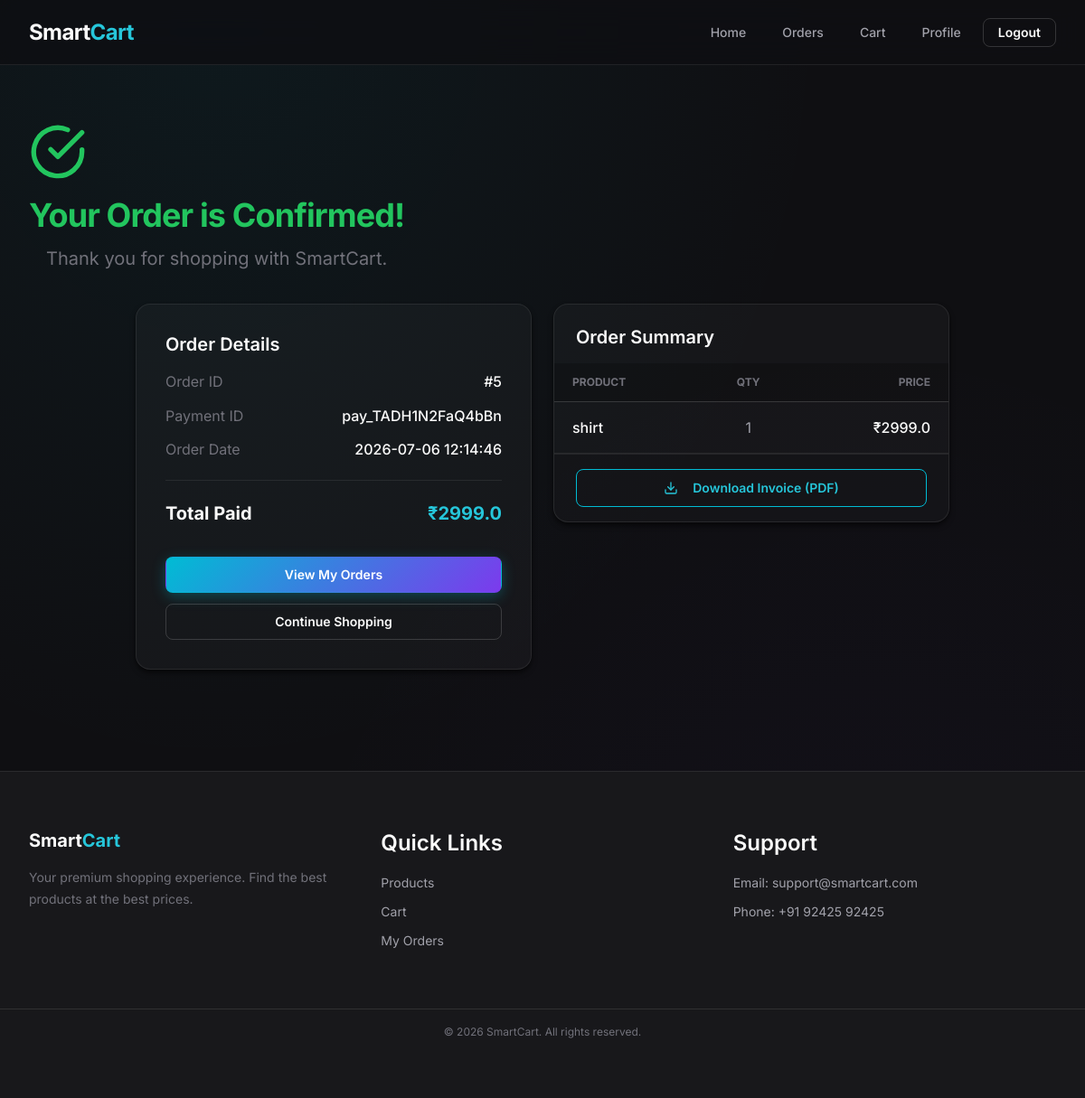
Page /user/order-success/5 (signed in) on the committed database.
### tables this page shows
CREATE TABLE orders (
    order_id INTEGER PRIMARY KEY AUTOINCREMENT,
    user_id INTEGER NOT NULL,
    razorpay_order_id TEXT,
    razorpay_payment_id TEXT,
    amount REAL,
    payment_status TEXT,
    created_at TIMESTAMP DEFAULT CURRENT_TIMESTAMP, address TEXT,
    FOREIGN KEY (user_id) REFERENCES users(user_id)
);

CREATE TABLE order_items (
    id INTEGER PRIMARY KEY AUTOINCREMENT,
    order_id INTEGER NOT NULL,
    product_id INTEGER NOT NULL,
    product_name TEXT,
    quantity INTEGER,
    price REAL,
    FOREIGN KEY (order_id) REFERENCES orders(order_id),
    FOREIGN KEY (product_id) REFERENCES products(product_id)
);

### app.py (the view)
@app.route('/user/order-success/<int:order_db_id>')
def order_success(order_db_id):
    if 'user_id' not in session:
        flash("Please login!", "danger")
        return redirect('/user-signin')
    conn = get_db()
    cursor = conn.cursor()
    cursor.execute("SELECT * FROM orders WHERE order_id=? AND user_id=?", (order_db_id, session['user_id']))
    order = cursor.fetchone()
    cursor.execute("SELECT * FROM order_items WHERE order_id=?", (order_db_id,))
    items = cursor.fetchall()
    cursor.close()
    conn.close()
    if not order:
        flash("Order not found.", "danger")
        return redirect('/user/products')
    return render_template("user/order_success.html", order=order, items=items)

### app.py (called while the page is built)
def convert_timestamp(val):
    val_str = val.decode('utf-8')
    try:
        return datetime.datetime.fromisoformat(val_str)
    except ValueError:
        return datetime.datetime.strptime(val_str, "%Y-%m-%d %H:%M:%S")

def get_db():
    connection = sqlite3.connect(DB_PATH, detect_types=sqlite3.PARSE_DECLTYPES)
    connection.row_factory = sqlite3.Row
    return connection

### templates/user/order_success.html (shortened to what this page needs)
{% extends "user/base.html" %}
{% block content %}
<div class="sc-dashboard sc-animate-fade-in-up">
  <div class="sc-dashboard__header" style="text-align: center; margin-bottom: var(--sc-space-8);">
    <div>
      <h2 style="color: var(--sc-success); margin-bottom: var(--sc-space-2);">Your Order is Confirmed!</h2>
      <p style="color: var(--sc-text-muted); font-size: var(--sc-text-lg);">
        Thank you for shopping with SmartCart.
      </p>
    </div>
  </div>
  <div style="display: grid; grid-template-columns: 1fr 1fr; gap: var(--sc-space-6); max-width: 900px; margin: 0 auto;">
    <div class="glass-card" style="height: fit-content;">
      <h3 style="font-size: var(--sc-text-lg); font-weight: var(--sc-weight-semibold); margin-bottom: var(--sc-space-4); color: var(--sc-text-primary);">Order Details</h3>
      <div style="display: flex; flex-direction: column; gap: var(--sc-space-3); color: var(--sc-text-secondary); line-height: 1.6;">
        <div style="display: flex; justify-content: space-between;">
          <span style="color: var(--sc-text-muted);">Order ID</span>
          <span style="font-weight: var(--sc-weight-medium); color: var(--sc-text-primary);">#{{ order.order_id }}</span>
        </div>
        <div style="display: flex; justify-content: space-between;">
          <span style="color: var(--sc-text-muted);">Payment ID</span>
          <span style="font-weight: var(--sc-weight-medium); color: var(--sc-text-primary);">{{ order.razorpay_payment_id }}</span>
        </div>
        <div style="display: flex; justify-content: space-between;">
          <span style="color: var(--sc-text-muted);">Order Date</span>
          <span style="font-weight: var(--sc-weight-medium); color: var(--sc-text-primary);">{{ order.created_at }}</span>
        </div>
        <div style="height: 1px; background: var(--sc-border); margin: var(--sc-space-2) 0;"></div>
        <div style="display: flex; justify-content: space-between; font-size: var(--sc-text-lg);">
          <span style="color: var(--sc-text-primary); font-weight: var(--sc-weight-bold);">Total Paid</span>
          <span style="font-weight: var(--sc-weight-bold); color: var(--sc-brand-400);">₹{{ order.amount }}</span>
        </div>
      </div>
      <div style="margin-top: var(--sc-space-8); display: flex; gap: var(--sc-space-3); flex-direction: column;">
        <a href="/user/my-orders" class="sc-btn sc-btn--primary sc-btn--block">View My Orders</a>
        <a href="/user/products" class="sc-btn sc-btn--ghost sc-btn--block">Continue Shopping</a>
      </div>
    </div>
    <div class="glass-card" style="height: fit-content; padding: 0; overflow: hidden;">
      <h3 style="font-size: var(--sc-text-lg); font-weight: var(--sc-weight-semibold); padding: var(--sc-space-6) var(--sc-space-6) var(--sc-space-4); margin: 0; color: var(--sc-text-primary);">Order Summary</h3>
      <table class="sc-table" style="width: 100%; border-collapse: collapse;">
        <thead>
          <tr style="border-bottom: 1px solid var(--sc-border-strong); background: rgba(0,0,0,0.2);">
            <th style="padding: var(--sc-space-3) var(--sc-space-5); text-align: left; font-size: var(--sc-text-xs); color: var(--sc-text-muted); text-transform: uppercase;">Product</th>
            <th style="padding: var(--sc-space-3) var(--sc-space-5); text-align: center; font-size: var(--sc-text-xs); color: var(--sc-text-muted); text-transform: uppercase;">Qty</th>
            <th style="padding: var(--sc-space-3) var(--sc-space-5); text-align: right; font-size: var(--sc-text-xs); color: var(--sc-text-muted); text-transform: uppercase;">Price</th>
          </tr>
        </thead>
        <tbody>
          {% for it in items %}
          <tr style="border-bottom: 1px solid var(--sc-border);">
            <td style="padding: var(--sc-space-4) var(--sc-space-5); color: var(--sc-text-primary); font-weight: var(--sc-weight-medium);">{{ it.product_name }}</td>
            <td style="padding: var(--sc-space-4) var(--sc-space-5); text-align: center; color: var(--sc-text-secondary);">{{ it.quantity }}</td>
            <td style="padding: var(--sc-space-4) var(--sc-space-5); text-align: right; color: var(--sc-text-primary); font-weight: var(--sc-weight-medium);">₹{{ it.quantity * it.price }}</td>
          </tr>
          {% endfor %}
        </tbody>
      </table>
      <div style="padding: var(--sc-space-4) var(--sc-space-6); background: rgba(0,0,0,0.1); border-top: 1px solid var(--sc-border);">
        <a href="/user/download-invoice/{{ order.order_id }}" class="sc-btn sc-btn--ghost sc-btn--block" style="border: 1px solid var(--sc-brand-500); color: var(--sc-brand-400);">
          Download Invoice (PDF)
        </a>
      </div>
    </div>
  </div>
</div>
{% endblock %}

### static/css/02-base.css (style rules this page uses)
body { display: flex; flex-direction: column; overflow-x: hidden; background-color: var(--sc-bg-body); color: var(--sc-text-primary); background-image: radial-gradient( ellipse at 20% 0%, rgba(0, 188, 212, 0.06) 0%, transparent 50% ), radial-gradient( ellipse at 80% 100%, rgba(124, 58, 237, 0.04) 0%, transparent 50% ); background-attachment: fixed; }
h2 { font-size: var(--sc-text-3xl); font-weight: var(--sc-weight-bold); letter-spacing: var(--sc-tracking-tight); line-height: var(--sc-leading-tight); color: var(--sc-text-primary); }
h3 { font-size: var(--sc-text-2xl); font-weight: var(--sc-weight-semibold); line-height: var(--sc-leading-tight); color: var(--sc-text-primary); }
p { font-size: var(--sc-text-base); line-height: var(--sc-leading-relaxed); color: var(--sc-text-secondary); }
a { color: var(--sc-text-primary); transition: var(--sc-transition-colors); }

### static/css/04-components.css (style rules this page uses)
.sc-btn { display: inline-flex; align-items: center; justify-content: center; gap: var(--sc-space-2); padding: var(--sc-space-3) var(--sc-space-6); font-size: var(--sc-text-sm); font-weight: var(--sc-weight-semibold); line-height: 1; border-radius: var(--sc-radius-md); border: 1px solid transparent; cursor: pointer; white-space: nowrap; user-select: none; transition: var(--sc-transition-all); position: relative; overflow: hidden; }
.sc-btn::after { content: ''; position: absolute; inset: 0; background: linear-gradient(105deg, transparent 40%, rgba(255, 255, 255, 0.08) 45%, rgba(255, 255, 255, 0.12) 50%, rgba(255, 255, 255, 0.08) 55%, transparent 60%); transform: translateX(-100%); transition: transform 0.6s var(--sc-ease-out); }
.sc-btn--primary, .btn-primary, button[type="submit"], button[type="button"] { background: var(--sc-gradient-brand); color: var(--sc-neutral-0); border-color: transparent; box-shadow: 0 4px 15px rgba(0, 188, 212, 0.3); }
.sc-btn--ghost, .btn-outline { background: transparent; color: var(--sc-text-primary); border-color: var(--sc-border-strong); }
.sc-btn--block, .w-100 { width: 100%; }
.sc-card, .glass-card { background: rgba(255, 255, 255, 0.03); background-image: var(--sc-gradient-surface); backdrop-filter: blur(16px) saturate(180%); -webkit-backdrop-filter: blur(16px) saturate(180%); border: 1px solid var(--sc-border); border-radius: var(--sc-radius-xl); padding: var(--sc-space-8); box-shadow: var(--sc-shadow-md); transition: var(--sc-transition-all); position: relative; overflow: hidden; }
.sc-card--glass, .glass-card { background: rgba(255, 255, 255, 0.03); backdrop-filter: blur(16px); -webkit-backdrop-filter: blur(16px); }

### static/css/06-animations.css (style rules this page uses)
.sc-animate-fade-in-up { animation: sc-fade-in-up var(--sc-duration-slow) var(--sc-ease-out) both; }

### static/css/07-pages.css (style rules this page uses)
.sc-dashboard { padding: var(--sc-space-8) 0; }
.sc-dashboard__header { display: flex; align-items: center; justify-content: space-between; margin-bottom: var(--sc-space-8); }

### rows in the picture
orders: order_id "5", razorpay_payment_id "pay_TADH1N2FaQ4bBn", created_at "2026-07-06 12:14:46", amount "2999.0"
order_items: product_name "shirt", quantity "1", it.quantity*it.price "2999.0"
